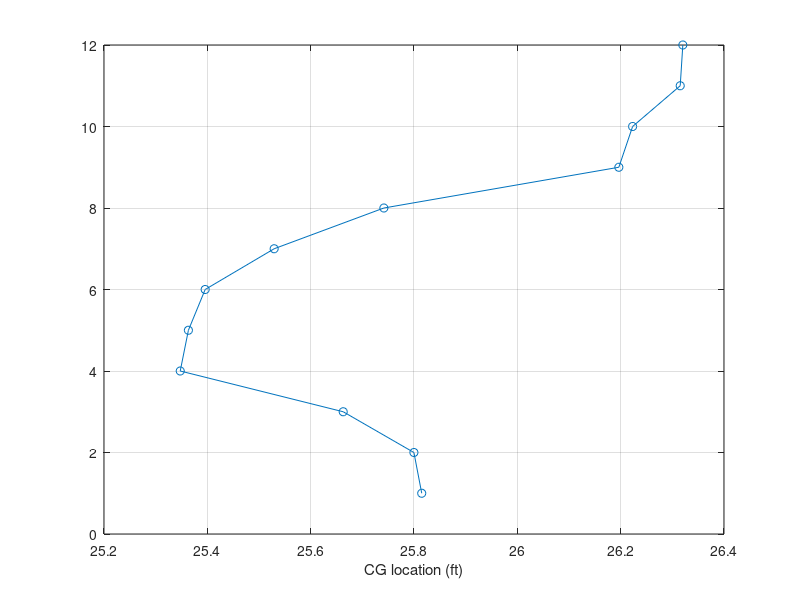

MATLAB code to generate this figure: (Note: this script raises an error after producing the figure.)
% Calculating CG envelope
% Prof. Chakraborty - 
% fall 2025
%--------------------------------------------------------------------------
clc; clear; close all

locweight =  1.0e+03 * [0.0055    0.5000; ...
                            0.0090    0.3000;
                            0.0130    2.0000;
                            0.0200    9.8062;
                            0.0300    9.8062;
                            0.0436    2.4500;
                            0.0225    1.3047;
                            0.0278    5.4097;
                            0.0428    0.3968;
                            0.0408    0.5490;
                            0.0268    2.0300;
                            0.0322    2.0300;
                            0.0141    0.3760];

beta = [0.9985 0.9756 0.9930 0.8932 0.9525 0.9710 0.9930 0.8643 0.9443 0.9764 0.9974]';
    
cginit = (sum(locweight(:,1).*locweight(:,2)))./sum(locweight(:,2))

for i = 1:length(beta)
    
    weight = locweight;

    fburn = sum(locweight(:,2))*(1-prod(beta(1:i)));
    
    if (locweight(5,2)-fburn>0)

        weight(5,2) = weight(5,2)-fburn;
        CG(i)=(sum(weight(:,1).*weight(:,2)))./sum(weight(:,2));

    else

        weight(4,2) = weight(4,2) - fburn + weight(5,2);
        weight(5,2) = 0;
        CG(i)=(sum(weight(:,1).*weight(:,2)))./sum(weight(:,2));

    end


    

end

CG = [26.3203 CG];
miss = 12:-1:1;
plot(CG,miss,"-o")
grid on
xlabel("CG location (ft)")

fprintf("inital weight: " + sum(locweight(4:5,2))+" (lbs).\n")

fprintf("leftover fuel: " + string(sum(weight(4:5,2)))+" (lbs).\n\n")
